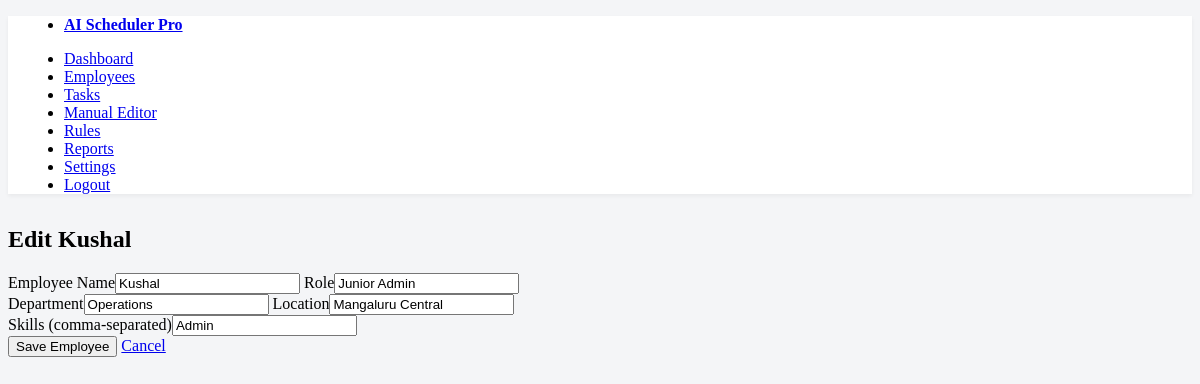
/edit_employee/4 (signed in), run on the app's committed database.
### app.py (models this page shows)
class Employee(db.Model):
    id = db.Column(db.Integer, primary_key=True)
    name = db.Column(db.String(100), nullable=False, unique=True)
    skills = db.Column(db.String(200), nullable=False)
    unavailable_days = db.Column(db.String(100), nullable=True, default='')
    location = db.Column(db.String(100), nullable=True)
    department = db.Column(db.String(100), nullable=True)
    role = db.Column(db.String(100), nullable=True)
    preferences = db.relationship('LearnedPreference', backref='employee', cascade="all, delete-orphan")

### app.py (the view)
@app.route('/edit_employee/<int:employee_id>', methods=['GET', 'POST'])
@login_required
def edit_employee(employee_id):
    employee = db.get_or_404(Employee, employee_id)
    form = EmployeeForm(obj=employee)
    if form.validate_on_submit():
        form.populate_obj(employee)
        db.session.commit()
        flash(f"Employee '{employee.name}' updated.", "success")
        return redirect(url_for('employee_management'))
    return render_template('add_employee.html', form=form, title=f"Edit {employee.name}")

### app.py
class EmployeeForm(FlaskForm):
    name = StringField('Employee Name', validators=[DataRequired()])
    skills = StringField('Skills (comma-separated)', validators=[DataRequired()])
    location = StringField('Location', validators=[Optional()])
    department = StringField('Department', validators=[Optional()])
    role = StringField('Role', validators=[Optional()])
    submit = SubmitField('Save Employee')

### app.py (called while the page is built)
@login_manager.user_loader
def load_user(user_id):
    return db.session.get(User, int(user_id))

### templates/add_employee.html (shortened to what this page needs)
{% extends "base.html" %}
{% block content %}
<article>
    <header><h2>{{ title }}</h2></header>
    <form method="POST" action="">
        <div class="grid">
            <label>{{ form.name.label }}{{ form.name() }}</label>
            <label>{{ form.role.label }}{{ form.role() }}</label>
        </div>
        <div class="grid">
            <label>{{ form.department.label }}{{ form.department() }}</label>
            <label>{{ form.location.label }}{{ form.location() }}</label>
        </div>
        <label>{{ form.skills.label }}{{ form.skills() }}</label>
        <footer class="grid">
            {{ form.submit(class_="primary") }}
            <a href="{{ url_for('employee_management') }}" role="button" class="secondary">Cancel</a>
        </footer>
    </form>
</article>
{% endblock %}

### templates/base.html (style rules this page uses)
:root { --pico-primary: #1e88e5; --pico-font-family: "Segoe UI", system-ui, -apple-system, BlinkMacSystemFont, sans-serif; }
body { background-color: #f4f5f7; }

### data on the page
Employee: name "Kushal", role "Junior Admin", department "Operations", location "Mangaluru Central", skills "Admin"

### other printed values
{{ title }} "Edit Kushal"
